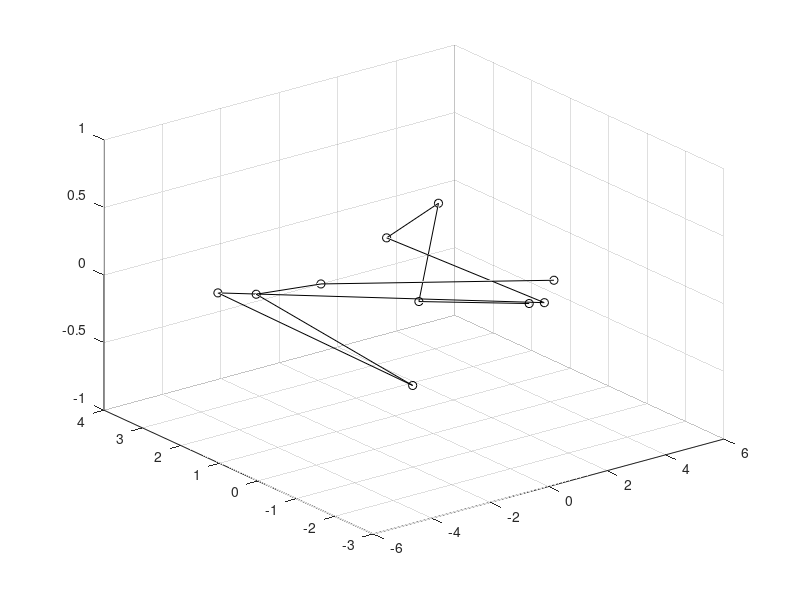
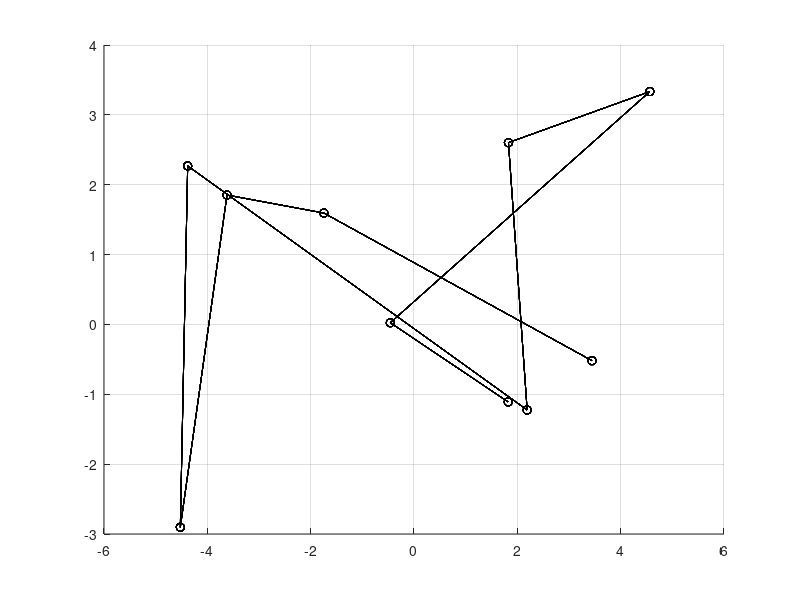

These figures' MATLAB source, in order:
%%% Data: 29.02.2024
%%% Thema: Create multiple bubbles and show it in 2D
close all
clear 

bubble_seed = 42;
Nbubbles = 10; % number of bubbles
Ndims = 2; % [x y] or [x y z]
bubble_step = 0.1; % one step of bubble moving
bubble_Dist = 1; % maximum distance

% posTar = [0 40;10 20]; % [x y]
%% Initialise data

a=-5;
b=5;
% Generate values from the uniform distribution on the
%        interval (a, b).
% rng(bubble_seed);
x = a + (b-a).*rand(Nbubbles,1);
y = a + (b-a).*rand(Nbubbles,1);
z = zeros(Nbubbles, 1);

figure(1)
plot3(x,y,z, '-ok')
% axis([a b a b a b])
grid on

%% Move points vertically 
figure(2);
hold on
for jj=0:bubble_step:bubble_Dist
%     x = x + jj;
%     y = y + jj;
    z = z + jj;
    plot3(x,y,z, '-ok')
    grid on
    pause(0.05)
    drawnow
end
hold off